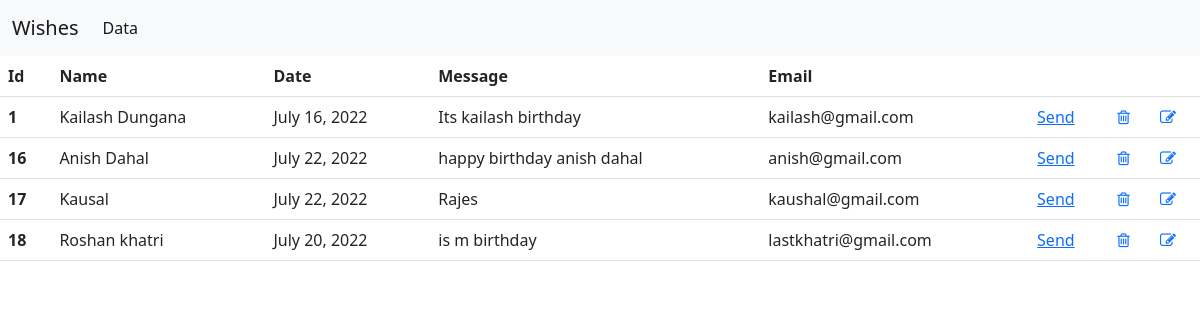
Page /data on the committed database.
### home/models.py (models this page shows)
class detail(models.Model):
    Name = models.CharField(max_length=50)
    Date = models.DateField()
    Message = models.CharField(max_length=1000)
    Email = models.EmailField(max_length=60)
    def __str__(self):
        return self.Name

### home/views.py (the view)
# urls.py: path('data', views.data, name='data'),
def data(request, bd_id = 0):
    bds = detail.objects.all()
    context = {
        'bds': bds
    }
    print(context)
    return render (request,'data.html', context)

### home/templates/data.html (shortened to what this page needs)
<!doctype html>
<html lang="en">
  <head>
    <link rel="stylesheet" href="https://cdn.jsdelivr.net/npm/bootstrap@5.2.0-beta1/dist/css/bootstrap.min.css">
    <link rel="stylesheet" type="text/css" href="https://cdnjs.cloudflare.com/ajax/libs/font-awesome/4.0.1/css/font-awesome.css">
  </head>
  <body>
    <nav class="navbar navbar-expand-lg bg-light">
        <div class="container-fluid">
          <a class="navbar-brand" href="/index">Wishes</a>
          <div class="collapse navbar-collapse" id="navbarNavAltMarkup">
            <div class="navbar-nav">
              <a class="nav-link active" aria-current="page" href="/data">Data</a>
            </div>
          </div>
        </div>
      </nav>
      <table class="table">
        <thead>
          <tr>
            <th scope="col">Id</th>
            <th scope="col">Name</th>
            <th scope="col">Date</th>
            <th scope="col">Message</th>
            <th scope="col">Email</th>
            <th scope="col"></th>
            <th scope="col"></th>
            <th scope="col"></th>
          </tr>
        </thead>
        <tbody>
          {%for bd in bds%}
          <tr>
            <th scope="row">{{bd.id}}</th>
            <td><centre>{{bd.Name}}</centre></td>
            <td><centre>{{bd.Date}}</centre></td>
            <td><centre>{{bd.Message}}</centre></td>
            <td><centre>{{bd.Email}}</centre></td>
            <td><centre><a href="">Send</a></centre></td>
            <td><centre><a href="{% url 'delete_data' bd_id=bd.id %}"><i class="fa fa-trash-o" ></i></a></centre></td>
            <td><centre><a href="edit/{{bd.id}}"><i class="fa fa-pencil-square-o" ></i></a></centre></td>
          </tr>
          {% endfor %}
        </tbody>
      </table>
  </body>
</html>

### rows in the picture
detail: id "1", Name "Kailash Dungana", Date "July 16, 2022", Message "Its kailash birthday", Email "kailash@gmail.com"
detail: id "16", Name "Anish Dahal", Date "July 22, 2022", Message "happy birthday anish dahal", Email "anish@gmail.com"
detail: id "17", Name "Kausal", Date "July 22, 2022", Message "Rajes", Email "kaushal@gmail.com"
detail: id "18", Name "Roshan khatri", Date "July 20, 2022", Message "is m birthday", Email "lastkhatri@gmail.com"
